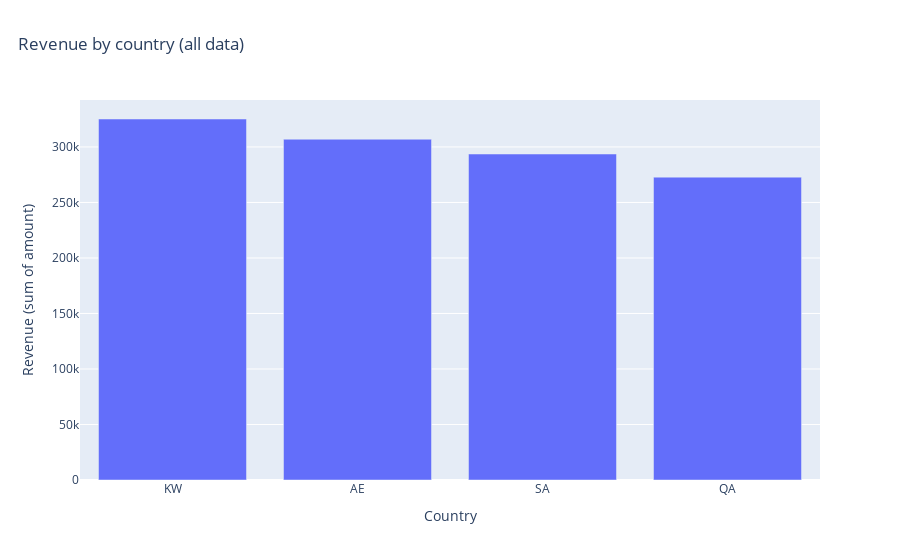

This figure's notebook cell:
### Code cell
rev = (
    df.groupby("country", dropna=False)
      .agg(
          n=("order_id","size"),
          revenue=("amount","sum"),
          aov=("amount","mean"),
      )
      .reset_index()
      .sort_values("revenue", ascending=False)
)

fig = px.bar(rev, x="country", y="revenue", title="Revenue by country (all data)")
fig.update_layout(title={"x": 0.02})
fig.update_xaxes(title_text="Country")
fig.update_yaxes(title_text="Revenue (sum of amount)")
save_fig(fig, FIGS / "revenue_by_country.png")
fig

### Figure 1 — Plotly figure (JSON) as saved in the notebook; plotly's stock layout.template omitted (floating-point values rounded to 4 significant figures)
{"data": [{"hovertemplate": "country=%{x}<br>revenue=%{y}<extra></extra>", "legendgroup": "", "marker": {"color": "#636efa", "pattern": {"shape": ""}}, "name": "", "orientation": "v", "showlegend": false, "textposition": "auto", "type": "bar", "x": ["KW", "AE", "SA", "QA"], "xaxis": "x", "y": [325200.0, 307000.0, 293700.0, 272800.0], "yaxis": "y"}], "layout": {"barmode": "relative", "legend": {"tracegroupgap": 0}, "title": {"text": "Revenue by country (all data)", "x": 0.02}, "xaxis": {"anchor": "y", "domain": [0, 1], "title": {"text": "Country"}}, "yaxis": {"anchor": "x", "domain": [0, 1], "title": {"text": "Revenue (sum of amount)"}}}}
